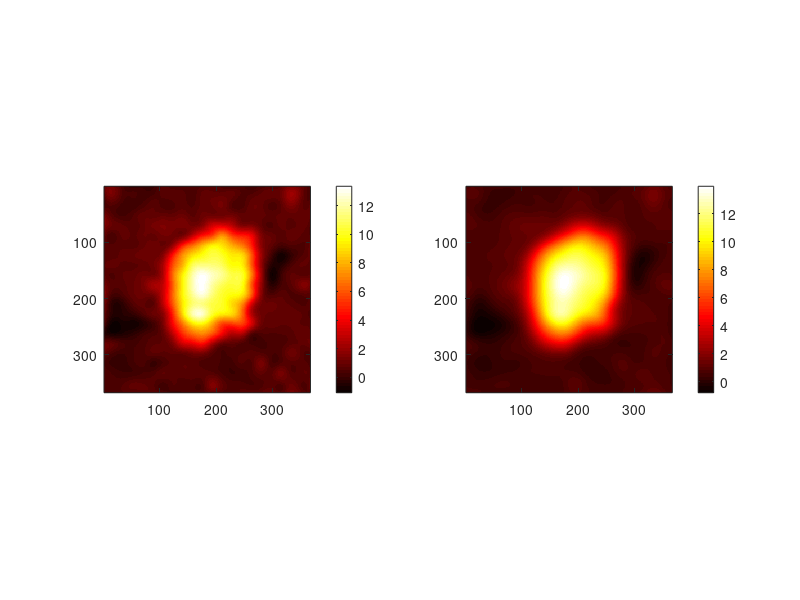

The MATLAB script that drew this image: (Note: this script raises an error after producing the figure.)
% This code demonstrates how to calculation using the function
% nanobubble_straintensor_solve.m. This script calls a coarse AFM
% topography, then applys 2D spline interpolation and a FFT based Gaussian
% filter as preprocessing before passing to the function that will
% calculate the strain. The strain map here will roughly reproduce the map
% shown in Figs. 3 and 4a of the main text. 

imL=csvread('Fig3AFM.txt'); % Load AFM topography

dx0=50/3; % Original pixel spacing of AFM in nm. 
dxf=1; % final desired spacing 

r1=dx0/dxf;


% Create x and y vectors for 
[yd,xd]=size(imL);

x=dx0*(0:xd-1)';
y=dx0*(0:yd-1)';

x=x-median(x);
y=y-median(y);

[X0,Y0]=meshgrid(x,y);

xu=linspace(min(x),max(x),ceil(r1*xd));
yu=linspace(min(y),max(y),ceil(r1*yd));

[Xu,Yu]=meshgrid(xu,yu);

% Spline interpolation 

imL_u=interp2(X0,Y0,imL,Xu,Yu,'spline');

% define the Gaussian Filter Kernal 

sigma = 10; % Note filter peforms poorly for sigma values <1. 

gkern = exp(-0.5*(Xu.^2+Yu.^2)/sigma.^2)*1/2/pi/sigma.^2;

% figure, imagesc(x,y,gkern), axis image 

% Appy the filter via the Fourier Convolution Theorem
imu_f=real(ifftshift(ifft2(fft2(imL_u).*fft2(gkern))));

% Plot orignal and filtered AFM images to check performance 
figure(3), subplot(121), imagesc(imL_u), axis image, colormap hot; colorbar
subplot(122), imagesc(imu_f), axis image, colormap hot; colorbar

% Call function nanobubble_straintensor_solve.m to calculate the strain
% tensor 

[eps_xx,eps_yy,eps_xy,chi]=nanobubble_straintensor_solve(imu_f,xu,0.22,80);

